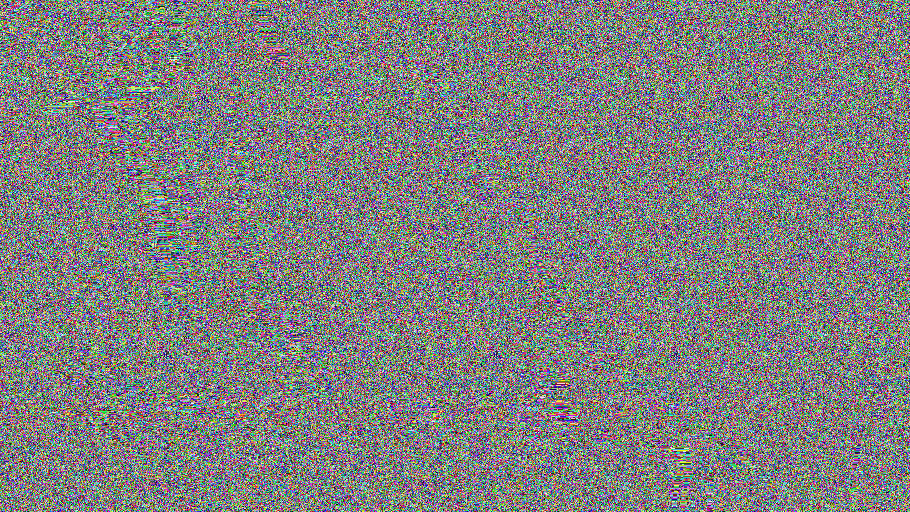

Source code (Python):
from PIL import Image

def create_autostereogram(depth_map, pattern_image):
    width, height = depth_map.size

    # Create a new image for the autostereogram
    autostereogram = Image.new('RGB', (width, height))

    # Tile the pattern image horizontally and vertically
    pattern_width, pattern_height = pattern_image.size
    for x in range(width):
        for y in range(height):
            # Calculate the shift based on depth map
            shift = int(depth_map.getpixel((x, y)) / 255 * pattern_width)

            # Wrap around the pattern image
            pattern_x = (x + shift) % pattern_width
            pattern_y = y % pattern_height  # Wrap vertically to stay within bounds

            autostereogram.putpixel((x, y), pattern_image.getpixel((pattern_x, pattern_y)))

    return autostereogram

# Load the depth map (grayscale image where white is closest, black is farthest)
depth_map = Image.open("/home/[user]/vision/Vision-Autosterogram/input/bird.png").convert("L") 

# Load or create the pattern image
pattern_image = Image.open("./patterns/base_pattern_vertical.png")

# Generate the autostereogram
autostereogram = create_autostereogram(depth_map, pattern_image)

# Save or display the autostereogram
autostereogram.save("autostereogram1.png")
autostereogram.show()
